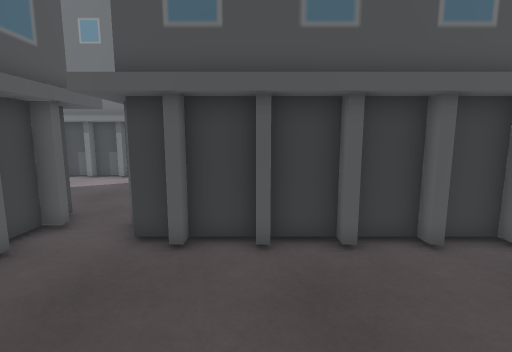
view 1 (above)

19 first-person views from a walk through a scene from a Unity 3-D project. The camera is 1.3 m above the floor, tilts 8° down and sees 85° across. The floor is counted in squares, 0.5 m on a side. Each view is taken from the middle of a square. On the plan, view 1 faces up. The plan holds only what a view shows up to about 19 squares ahead; the rest is blank. The place goes on beyond the plan.

view 2
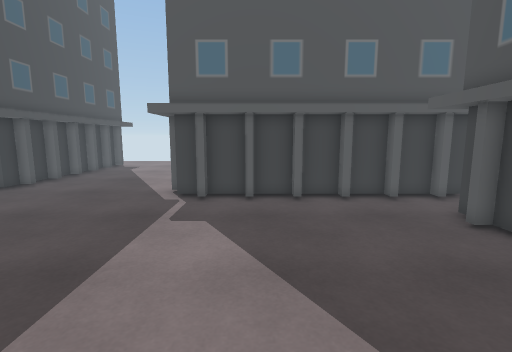

view 3
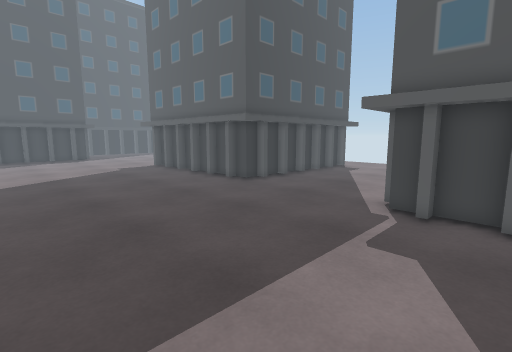

view 4
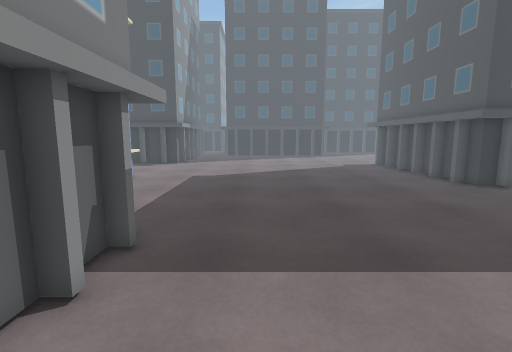

view 5
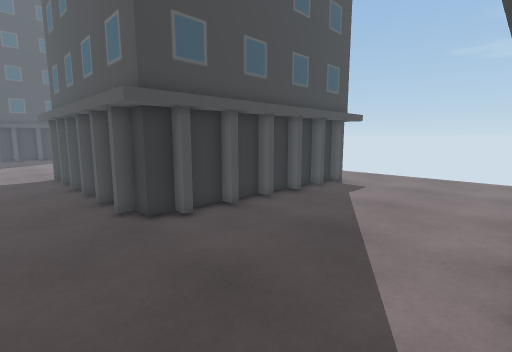

view 6
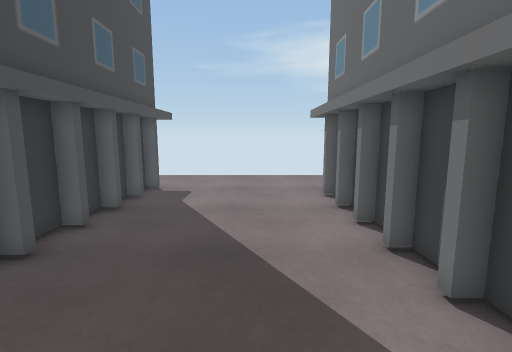

view 7
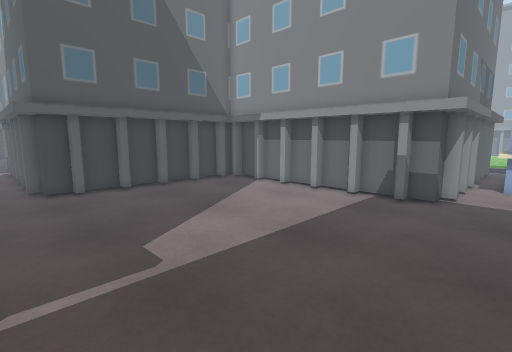

view 8
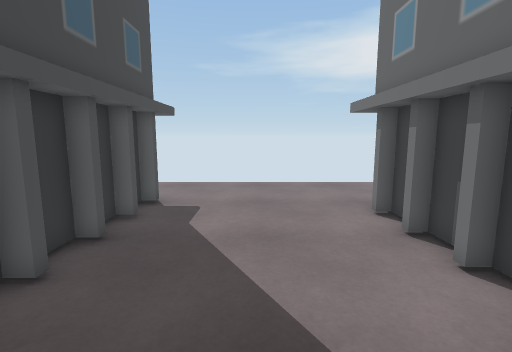

view 9
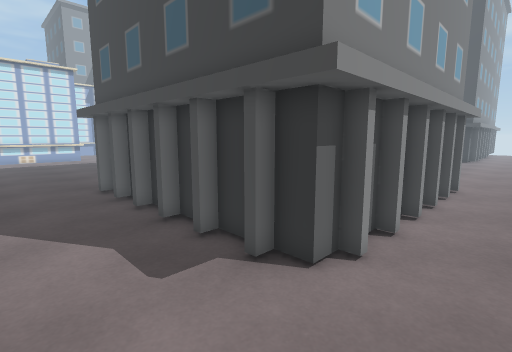

view 10
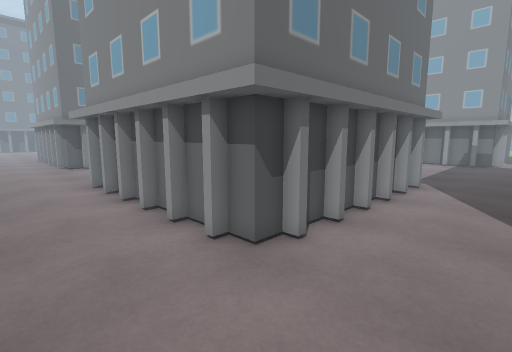

view 11
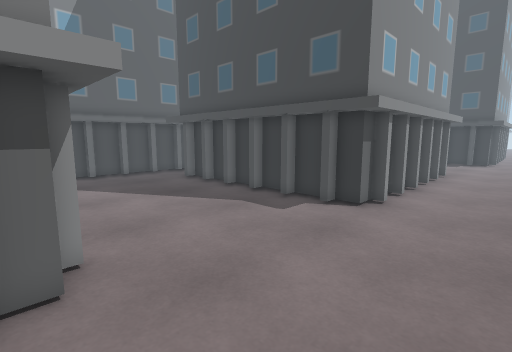

view 12
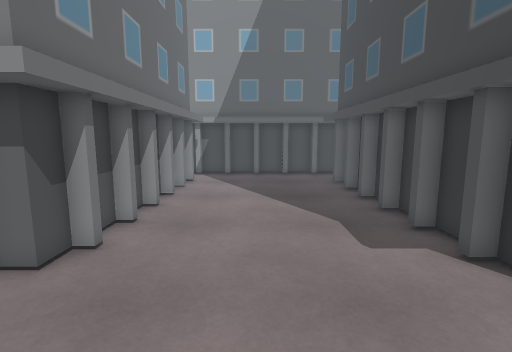

view 13
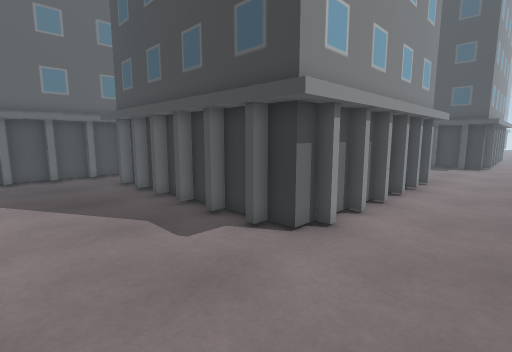

view 14
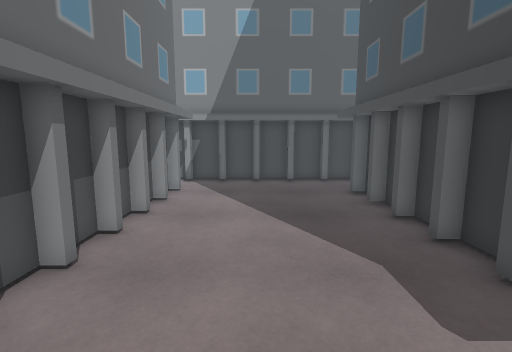

view 15
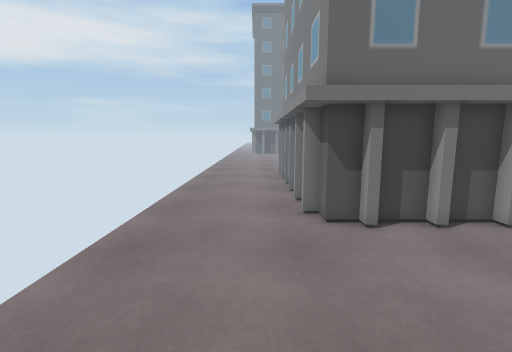

view 16
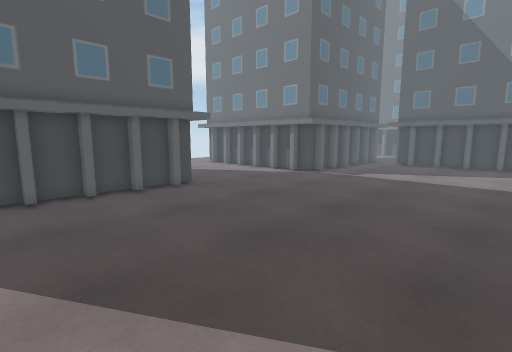

view 17
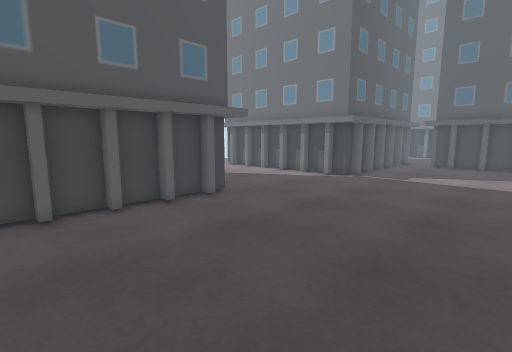

view 18
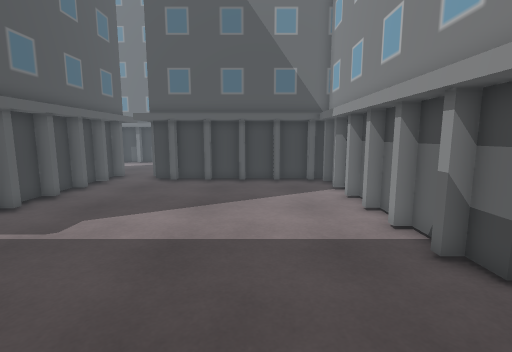

view 19
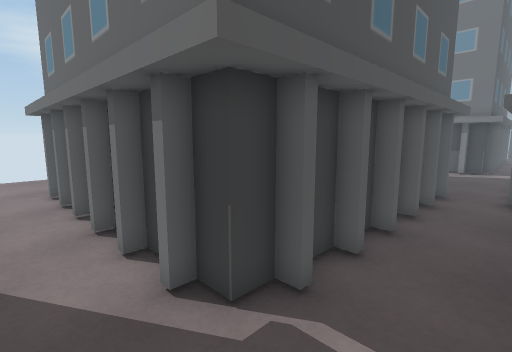

### Floor plan
Key: @ floor where view 1 was taken; . floor; B building.
Columns run from 23 left of view 1 to 7 right of it. Each row starts with its distance up from view 1.
 19 .....B            B B
 18 .....BBBBBBBBBBBBB.BB
 17 ....................B
 16 ...................BB
 15 ....................B
 14 ...................BB
 13 ....................B
 12 ...................BB
 11 ....................B
 10 ......B.B.B.B.B.B..BB
  9 .....BBBBBBBBBBBBB..B
  8 ....BB           B.BB
  7 .....B           B..BBBBBBBBBBB
  6 ....BB           B...B.B.B.B.BB
  5 .....B           B............B
  4 ....BB           B............B
  3 .....B           B............B
  2 ....BB           B............B
  1 .....B           B............B
  0 ....BB           B.....@......B
 -1 .....B           B............B
 -2 ....BB           B............B
 -3 .....BBBBBBBBBBBBB............B
 -4 ......B.B.B.B.B.B.............B
 -5 ..............................B
 -6 ...............................
 -7 ...............................
 -8 ...............................
 -9 ...............................
-10 ...............................
-11 ...............................
-12 ....B.B.B.B.B.B................
-13 ...BBBBBBBBBBBBB...............
-14 ...B           BB..............
-15 ...B           B...............
-16 ..BB           BB..............
-17 ...B           B..............
-18 ..BB           BB............
-19 ...B           B............
-20 ..BB           BB..........
-21 ...B           B...........  .

Positions as (right, up) in squares from view 1, and headings:
1: (0, 0), facing up
2: (6, 0), facing left
3: (4, 0), facing down-left
4: (4, 2), facing down
5: (-4, -4), facing down-left
6: (-5, -7), facing left
7: (-5, -8), facing up-right
8: (-8, -8), facing left
9: (-23, -8), facing down-right
10: (-23, -8), facing up-right
11: (-23, 19), facing down-right
12: (-23, 14), facing right
13: (-23, 15), facing down-right
14: (-20, 14), facing right
15: (-20, 10), facing up
16: (6, -21), facing up-left
17: (3, -21), facing up-left
18: (3, -10), facing up
19: (-3, -6), facing up-left
